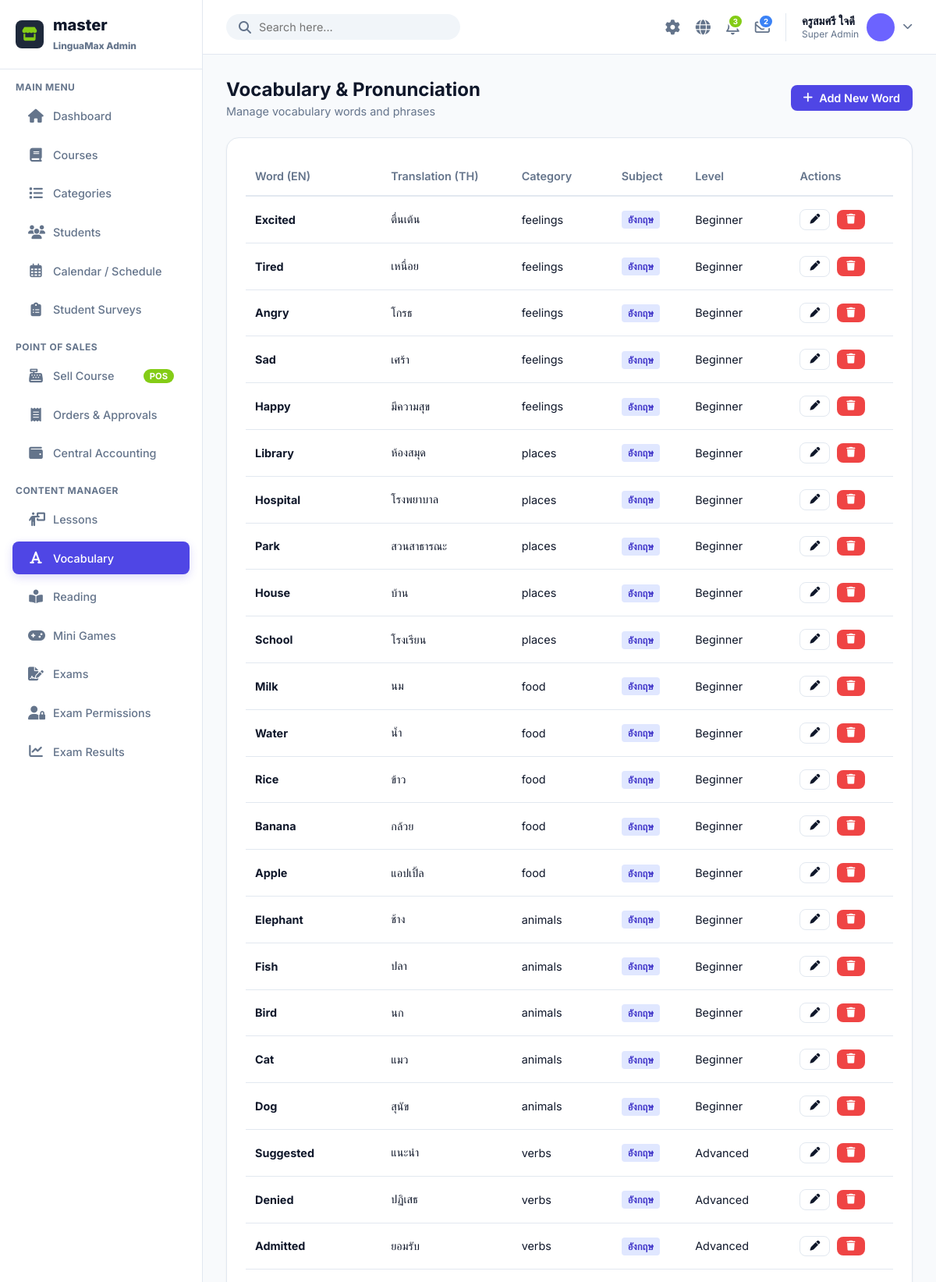
The app's page /admin/index.php?page=vocabulary (signed in, upper part) with its own data.
### tables this page shows
CREATE TABLE `users` (
  `id` int(11) NOT NULL AUTO_INCREMENT,
  `code` varchar(10) NOT NULL,
  `username` varchar(50) DEFAULT NULL,
  `password` varchar(255) DEFAULT NULL,
  `fname` varchar(100) NOT NULL,
  `lname` varchar(100) NOT NULL,
  `nickname` varchar(50) NOT NULL,
  `role` enum('student','admin') DEFAULT 'student',
  `level` enum('beginner','intermediate','advanced') DEFAULT 'beginner',
  `xp` int(11) DEFAULT 0,
  `coins` int(11) DEFAULT 0,
  `avatar_color` varchar(7) DEFAULT '#6C63FF',
  `created_at` timestamp NOT NULL DEFAULT current_timestamp(),
  `updated_at` timestamp NOT NULL DEFAULT current_timestamp() ON UPDATE current_timestamp(),
  `daily_xp_goal` int(11) DEFAULT 50,
  `sound_enabled` tinyint(1) DEFAULT 1,
  `notifications_enabled` tinyint(1) DEFAULT 1,
  `character_id` varchar(50) DEFAULT 'default',
  `profile_pic` varchar(255) DEFAULT NULL,
  PRIMARY KEY (`id`),
  UNIQUE KEY `code` (`code`)
);

CREATE TABLE `vocabulary` (
  `id` int(11) NOT NULL AUTO_INCREMENT,
  `lesson_id` int(11) DEFAULT NULL,
  `word_en` varchar(255) NOT NULL,
  `word_th` varchar(255) NOT NULL,
  `pronunciation` varchar(255) DEFAULT NULL,
  `example_sentence` text DEFAULT NULL,
  `level` enum('beginner','intermediate','advanced') DEFAULT 'beginner',
  `category` varchar(50) DEFAULT 'general',
  `subject` varchar(50) DEFAULT 'อังกฤษ',
  PRIMARY KEY (`id`),
  KEY `lesson_id` (`lesson_id`),
  CONSTRAINT `vocabulary_ibfk_1` FOREIGN KEY (`lesson_id`) REFERENCES `lessons` (`id`) ON DELETE SET NULL
);

### admin/page/vocabulary.php (the view, shortened to what this page needs)
<?php
$action = $_GET['action'] ?? 'list';
$id = isset($_GET['id']) ? (int)$_GET['id'] : null;
$errorMsg = '';
$stmt = $db->query("SELECT name FROM course_categories ORDER BY id ASC");
$subjects = $stmt->fetchAll(PDO::FETCH_COLUMN);
$stmt = $db->query("SELECT id, title FROM lessons ORDER BY id DESC");
$lessonsList = $stmt->fetchAll();
if ($action === 'edit' || $action === 'add'):
    $item = null;
    if ($action === 'edit' && $id) {
        $stmt = $db->prepare("SELECT * FROM vocabulary WHERE id = ?");
        $stmt->execute([$id]);
        $item = $stmt->fetch();
    }
?>
    <div class="page-header">
        <div>
            <h1 class="page-title"><?= $item ? 'Edit Vocabulary' : 'Add New Vocabulary' ?></h1>
        </div>
        <a href="?page=vocabulary" class="btn btn-outline"><i class="fa-solid fa-arrow-left"></i> Back</a>
    </div>
    <?php if ($errorMsg): ?>
    <div style="background: #FEE2E2; color: #DC2626; padding: 15px; border-radius: 8px; margin-bottom: 20px; font-weight: 600;">
        Error: <?= htmlspecialchars($errorMsg) ?>
    </div>
    <?php endif; ?>
    <div class="card" style="max-width: 800px;">
        <form method="POST" style="display: flex; flex-direction: column; gap: 20px;">
            <div style="display: grid; grid-template-columns: 1fr 1fr; gap: 20px;">
                <div>
                    <label style="display:block; font-weight: 600; margin-bottom: 8px;">Word (English)</label>
                    <input type="text" name="word_en" required value="<?= htmlspecialchars($item['word_en'] ?? '') ?>" style="width: 100%; padding: 12px; border: 1px solid var(--border); border-radius: 8px;">
                </div>
                <div>
                    <label style="display:block; font-weight: 600; margin-bottom: 8px;">Translation (Thai)</label>
                    <input type="text" name="word_th" required value="<?= htmlspecialchars($item['word_th'] ?? '') ?>" style="width: 100%; padding: 12px; border: 1px solid var(--border); border-radius: 8px;">
                </div>
            </div>
            <div style="display: grid; grid-template-columns: 1fr 1fr; gap: 20px;">
                <div>
                    <label style="display:block; font-weight: 600; margin-bottom: 8px;">Pronunciation (Optional)</label>
                    <input type="text" name="pronunciation" value="<?= htmlspecialchars($item['pronunciation'] ?? '') ?>" style="width: 100%; padding: 12px; border: 1px solid var(--border); border-radius: 8px;">
                </div>
                <div>
                    <label style="display:block; font-weight: 600; margin-bottom: 8px;">Word Category (e.g. Noun, Verb, Animal)</label>
                    <input type="text" name="category" value="<?= htmlspecialchars($item['category'] ?? 'general') ?>" style="width: 100%; padding: 12px; border: 1px solid var(--border); border-radius: 8px;">
                </div>
            </div>
            <div style="display: grid; grid-template-columns: 1fr 1fr 1fr; gap: 20px;">
                <div>
                    <label style="display:block; font-weight: 600; margin-bottom: 8px;">Subject (วิชา)</label>
                    <select name="subject" required style="width: 100%; padding: 12px; border: 1px solid var(--border); border-radius: 8px;">
                        <?php foreach($subjects as $c): ?>
                        <option value="<?= htmlspecialchars($c) ?>" <?= ($item['subject'] ?? 'อังกฤษ') === $c ? 'selected' : '' ?>><?= htmlspecialchars($c) ?></option>
                        <?php endforeach; ?>
                    </select>
                </div>
                <div>
                    <label style="display:block; font-weight: 600; margin-bottom: 8px;">Level</label>
                    <select name="level" required style="width: 100%; padding: 12px; border: 1px solid var(--border); border-radius: 8px;">
                        <option value="beginner" <?= ($item['level'] ?? '') === 'beginner' ? 'selected' : '' ?>>Beginner</option>
                        <option value="intermediate" <?= ($item['level'] ?? '') === 'intermediate' ? 'selected' : '' ?>>Intermediate</option>
                        <option value="advanced" <?= ($item['level'] ?? '') === 'advanced' ? 'selected' : '' ?>>Advanced</option>
                    </select>
                </div>
                <div>
                    <label style="display:block; font-weight: 600; margin-bottom: 8px;">Link to Lesson (Optional)</label>
                    <select name="lesson_id" style="width: 100%; padding: 12px; border: 1px solid var(--border); border-radius: 8px;">
                        <option value="">-- None --</option>
                        <?php foreach($lessonsList as $l): ?>
                        <option value="<?= $l['id'] ?>" <?= ($item['lesson_id'] ?? '') == $l['id'] ? 'selected' : '' ?>>#<?= $l['id'] ?> - <?= htmlspecialchars($l['title']) ?></option>
                        <?php endforeach; ?>
                    </select>
                </div>
            </div>
            <div>
                <label style="display:block; font-weight: 600; margin-bottom: 8px;">Example Sentence</label>
                <textarea name="example_sentence" rows="3" style="width: 100%; padding: 12px; border: 1px solid var(--border); border-radius: 8px;"><?= htmlspecialchars($item['example_sentence'] ?? '') ?></textarea>
            </div>
            <div style="margin-top: 10px; border-top: 1px solid var(--border); padding-top: 20px;">
                <button type="submit" class="btn btn-primary"><i class="fa-solid fa-save"></i> Save Vocabulary</button>
            </div>
        </form>
    </div>
<?php else:
    $stmt = $db->query("SELECT * FROM vocabulary ORDER BY id DESC");
    $items = $stmt->fetchAll();
?>
    <div class="page-header">
        <div>
            <h1 class="page-title">Vocabulary & Pronunciation</h1>
            <p style="color: var(--text-muted); font-size: 0.9rem; margin-top: 5px;">Manage vocabulary words and phrases</p>
        </div>
        <a href="?page=vocabulary&action=add" class="btn btn-primary"><i class="fa-solid fa-plus"></i> Add New Word</a>
    </div>
    <div class="card">
        <table>
            <thead>
                <tr>
                    <th>Word (EN)</th>
                    <th>Translation (TH)</th>
                    <th>Category</th>
                    <th>Subject</th>
                    <th>Level</th>
                    <th>Actions</th>
                </tr>
            </thead>
            <tbody>
                <?php foreach($items as $item): ?>
                <tr>
                    <td><strong><?= htmlspecialchars($item['word_en']) ?></strong></td>
                    <td><?= htmlspecialchars($item['word_th']) ?></td>
                    <td><?= htmlspecialchars($item['category']) ?></td>
                    <td><span style="background: #E0E7FF; color: #4338CA; padding: 4px 8px; border-radius: 4px; font-size: 0.8rem; font-weight: 600;"><?= htmlspecialchars($item['subject']) ?></span></td>
                    <td><?= ucfirst($item['level']) ?></td>
                    <td>
                        <a href="?page=vocabulary&action=edit&id=<?= $item['id'] ?>" class="btn btn-sm btn-outline" style="margin-right: 5px;"><i class="fa-solid fa-pen"></i></a>
                        <form method="POST" onsubmit="return confirm('Delete this word?');" style="display:inline;">
                            <button type="submit" class="btn btn-sm" style="background:#EF4444; color:white; border:none; padding:6px 12px; cursor:pointer; border-radius:8px;"><i class="fa-solid fa-trash"></i></button>
                        </form>
                    </td>
                </tr>
                <?php endforeach; ?>
            </tbody>
        </table>
    </div>
<?php endif; ?>

### admin/includes/topbar.php (shortened to what this page needs)
<?php
$stmt = $db->query("SELECT * FROM users WHERE role='admin' LIMIT 1");
$admin_profile = $stmt->fetch();
$admin_name = $admin_profile ? $admin_profile['fname'] . ' ' . $admin_profile['lname'] : 'Patricia Peter';
$admin_avatar = $admin_profile['avatar_color'] ?? '#64748B';
$stmt = $db->query("SELECT COUNT(*) FROM admin_notifications WHERE is_read=0");
$unread_notifs = $stmt->fetchColumn();
$stmt = $db->query("SELECT COUNT(*) FROM admin_messages WHERE is_read=0");
$unread_msgs = $stmt->fetchColumn();
?>
<div class="topbar">
    <form class="search-bar" action="" method="GET">
        <i class="fa-solid fa-magnifying-glass" onclick="this.parentNode.submit()" style="cursor:pointer;"></i>
        <input type="text" name="q" placeholder="Search here..." value="<?= htmlspecialchars($_GET['q'] ?? '') ?>" required>
    </form>
    <div class="topbar-actions">
        <div class="action-icon" id="themeToggle" onclick="toggleTheme()" title="Toggle Dark Mode">
            <i class="fa-solid fa-gear"></i>
        </div>
        <div class="action-icon dropdown-trigger" data-target="langDropdown" title="Change Language">
            <i class="fa-solid fa-globe"></i>
        </div>
        <div class="action-icon dropdown-trigger" data-target="notifDropdown" title="Notifications">
            <?php if($unread_notifs > 0): ?>
            <span class="action-badge" style="background:#84cc16; color:white;"><?= $unread_notifs ?></span>
            <?php endif; ?>
        </div>
        <div class="action-icon dropdown-trigger" data-target="msgDropdown" title="Messages">
            <?php if($unread_msgs > 0): ?>
            <span class="action-badge" style="background:#3B82F6; color:white;"><?= $unread_msgs ?></span>
            <?php endif; ?>
        </div>
        <div class="profile dropdown-trigger" data-target="profileDropdown" style="cursor:pointer;">
            <div class="profile-info">
                <span class="profile-name"><?= htmlspecialchars($admin_name) ?></span>
                <span class="profile-role">Super Admin</span>
            </div>
            <div class="profile-img" style="background:<?= $admin_avatar ?>;"></div>
            <i class="fa-solid fa-chevron-down" style="font-size:0.8rem; color:var(--text-muted);"></i>
        </div>
    </div>
</div>

### admin/asset/css/style.css (style rules this page uses)
:root { --primary: #4F46E5; --primary-light: #E0E7FF; --secondary: #10B981; --bg: #F8FAFC; --surface: #FFFFFF; --text-main: #0F172A; --text-muted: #64748B; --border: #E2E8F0; --sidebar-width: 260px; --topbar-height: 70px; }
* { box-sizing: border-box; margin: 0; padding: 0; font-family: 'Inter', 'Prompt', sans-serif; }
body { background: var(--bg); color: var(--text-main); display: flex; height: 100vh; overflow: hidden; }
.topbar { height: var(--topbar-height); background: var(--surface); border-bottom: 1px solid var(--border); display: flex; align-items: center; justify-content: space-between; padding: 0 30px; }
.search-bar { display: flex; align-items: center; background: #F1F5F9; border-radius: 20px; padding: 8px 16px; width: 300px; }
.search-bar i { color: var(--text-muted); margin-right: 10px; }
.search-bar input { border: none; background: transparent; outline: none; width: 100%; font-size: 0.9rem; color: var(--text-main); }
.topbar-actions { display: flex; align-items: center; gap: 20px; }
.action-icon { color: var(--text-muted); font-size: 1.2rem; cursor: pointer; position: relative; }
.action-badge { position: absolute; top: -5px; right: -5px; background: #84CC16; color: white; font-size: 0.6rem; padding: 2px 5px; border-radius: 10px; font-weight: 700; border: 2px solid white; }
.profile { display: flex; align-items: center; gap: 10px; cursor: pointer; border-left: 1px solid var(--border); padding-left: 20px; }
.profile-img { width: 36px; height: 36px; border-radius: 50%; background: #CBD5E1; }
.profile-info { display: flex; flex-direction: column; }
.profile-name { font-weight: 600; font-size: 0.9rem; }
.profile-role { font-size: 0.75rem; color: var(--text-muted); }
.page-header { display: flex; justify-content: space-between; align-items: center; margin-bottom: 25px; }
.page-title { font-size: 1.5rem; font-weight: 700; color: var(--text-main); }
.card { background: var(--surface); border-radius: 16px; padding: 24px; box-shadow: 0 1px 3px rgba(0,0,0,0.05); border: 1px solid var(--border); margin-bottom: 20px; }
.btn { padding: 8px 16px; border-radius: 8px; border: none; cursor: pointer; font-weight: 600; font-size: 0.9rem; transition: 0.2s; display: inline-flex; align-items: center; gap: 8px; text-decoration: none; }
.btn-primary { background: var(--primary); color: white; }
.btn-outline { border: 1px solid var(--border); background: transparent; color: var(--text-main); }
.btn-sm { padding: 6px 12px; font-size: 0.8rem; }
table { width: 100%; border-collapse: collapse; }
th, td { padding: 16px 12px; text-align: left; border-bottom: 1px solid var(--border); font-size: 0.9rem; }
th { color: var(--text-muted); font-weight: 600; border-bottom: 2px solid var(--border); }
.dropdown-trigger { position: relative; cursor: pointer; }

### records on screen
users: admin_name "ครูสมศรี ใจดี"
vocabulary: word_en "Excited", word_th "ตื่นเต้น", category "feelings", subject "อังกฤษ", level "Beginner"
vocabulary: word_en "Tired", word_th "เหนื่อย", category "feelings", subject "อังกฤษ", level "Beginner"
vocabulary: word_en "Angry", word_th "โกรธ", category "feelings", subject "อังกฤษ", level "Beginner"
vocabulary: word_en "Sad", word_th "เศร้า", category "feelings", subject "อังกฤษ", level "Beginner"
vocabulary: word_en "Happy", word_th "มีความสุข", category "feelings", subject "อังกฤษ", level "Beginner"
vocabulary: word_en "Library", word_th "ห้องสมุด", category "places", subject "อังกฤษ", level "Beginner"
vocabulary: word_en "Hospital", word_th "โรงพยาบาล", category "places", subject "อังกฤษ", level "Beginner"
vocabulary: word_en "Park", word_th "สวนสาธารณะ", category "places", subject "อังกฤษ", level "Beginner"
vocabulary: word_en "House", word_th "บ้าน", category "places", subject "อังกฤษ", level "Beginner"
vocabulary: word_en "School", word_th "โรงเรียน", category "places", subject "อังกฤษ", level "Beginner"
vocabulary: word_en "Milk", word_th "นม", category "food", subject "อังกฤษ", level "Beginner"
vocabulary: word_en "Water", word_th "น้ำ", category "food", subject "อังกฤษ", level "Beginner"
vocabulary: word_en "Rice", word_th "ข้าว", category "food", subject "อังกฤษ", level "Beginner"
vocabulary: word_en "Banana", word_th "กล้วย", category "food", subject "อังกฤษ", level "Beginner"
vocabulary: word_en "Apple", word_th "แอปเปิ้ล", category "food", subject "อังกฤษ", level "Beginner"
vocabulary: word_en "Elephant", word_th "ช้าง", category "animals", subject "อังกฤษ", level "Beginner"
vocabulary: word_en "Fish", word_th "ปลา", category "animals", subject "อังกฤษ", level "Beginner"
vocabulary: word_en "Bird", word_th "นก", category "animals", subject "อังกฤษ", level "Beginner"
vocabulary: word_en "Cat", word_th "แมว", category "animals", subject "อังกฤษ", level "Beginner"
vocabulary: word_en "Dog", word_th "สุนัข", category "animals", subject "อังกฤษ", level "Beginner"
vocabulary: word_en "Suggested", word_th "แนะนำ", category "verbs", subject "อังกฤษ", level "Advanced"
vocabulary: word_en "Denied", word_th "ปฏิเสธ", category "verbs", subject "อังกฤษ", level "Advanced"
vocabulary: word_en "Admitted", word_th "ยอมรับ", category "verbs", subject "อังกฤษ", level "Advanced"

### other values on screen
$unread_notifs "3"
$unread_msgs "2"
